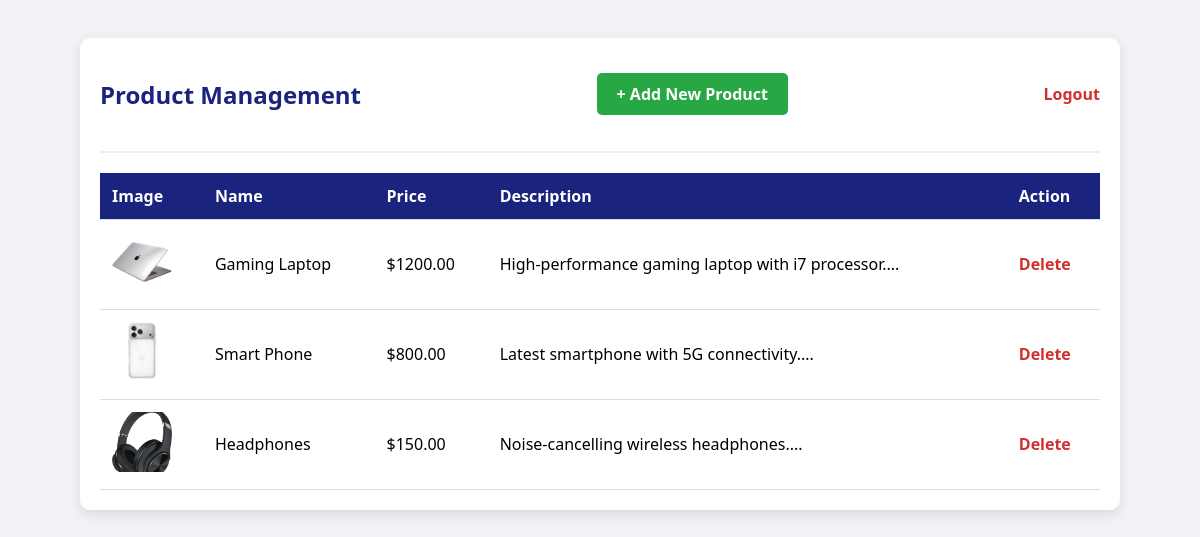
/admin_products.php (signed in), run on the app's committed database.
### tables this page shows
CREATE TABLE `products` (
  `id` int(11) NOT NULL,
  `name` varchar(255) NOT NULL,
  `price` decimal(10,2) NOT NULL,
  `image` varchar(255) DEFAULT NULL,
  `description` text DEFAULT NULL
);

### admin_products.php (the view, shortened to what this page needs)
<?php
include 'config.php';
?>
<!DOCTYPE html>
<html lang="en">
<head>
</head>
<body>
<div class="admin-container">
    <div class="header">
        <h2>Product Management</h2>
        <a href="add_product.php" class="btn-add">+ Add New Product</a>
        <a href="logout.php" style="color: #d32f2f; text-decoration: none; margin-left: 20px; font-weight: bold;">Logout</a>
    </div>
    <table>
        <thead>
            <tr>
                <th>Image</th>
                <th>Name</th>
                <th>Price</th>
                <th>Description</th>
                <th>Action</th>
            </tr>
        </thead>
        <tbody>
            <?php
            $result = $conn->query("SELECT * FROM products");
            while($row = $result->fetch_assoc()) {
                echo "<tr>";
                echo "<td><img src='images/" . $row['image'] . "' class='product-img'></td>";
                echo "<td>" . $row['name'] . "</td>";
                echo "<td>$" . $row['price'] . "</td>";
                echo "<td>" . substr($row['description'], 0, 50) . "...</td>";
                echo "<td><a href='delete_product.php?id=" . $row['id'] . "' class='btn-delete' onclick='return confirm(\"Are you sure?\")'>Delete</a></td>";
                echo "</tr>";
            }
            ?>
        </tbody>
    </table>
</div>
</body>
</html>

### admin_products.php (style rules this page uses)
body { font-family: 'Segoe UI', sans-serif; background-color: #f0f2f5; padding: 30px; }
.admin-container { max-width: 1000px; margin: auto; background: white; padding: 20px; border-radius: 10px; box-shadow: 0 4px 12px rgba(0,0,0,0.1); }
.header { display: flex; justify-content: space-between; align-items: center; border-bottom: 2px solid #eee; padding-bottom: 20px; }
h2 { color: #1a237e; }
.btn-add { background: #28a745; color: white; padding: 10px 20px; text-decoration: none; border-radius: 5px; font-weight: bold; }
table { width: 100%; border-collapse: collapse; margin-top: 20px; }
th, td { padding: 12px; text-align: left; border-bottom: 1px solid #ddd; }
th { background-color: #1a237e; color: white; }
.product-img { width: 60px; height: 60px; object-fit: cover; border-radius: 5px; }
.btn-delete { color: #d32f2f; text-decoration: none; font-weight: bold; }

### data on the page
products: image (picture), name "Gaming Laptop", price "1200.00", description "High-performance gaming laptop with i7 processor."
products: image (picture), name "Smart Phone", price "800.00", description "Latest smartphone with 5G connectivity."
products: image (picture), name "Headphones", price "150.00", description "Noise-cancelling wireless headphones."
